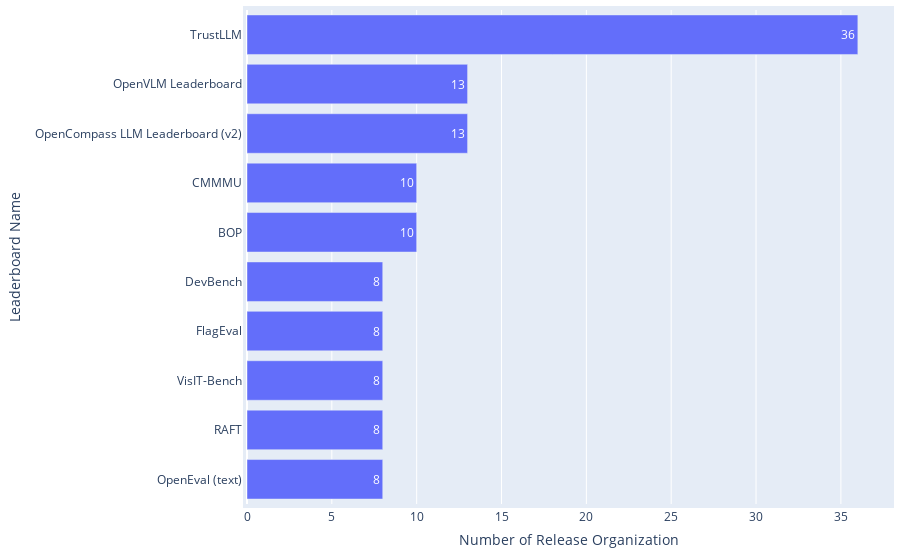

Source (notebook cell):
### Code cell
df = pd.read_csv(path_meta / 'leaderboard_processed.csv')
df = df[df['Platforms'] != "['Papers With Code']"]

statistics = {
    'Distribution': 'Release Organizations across Leaderboard Systems',
    'Mean': np.mean(df['#Release organization']),
    'Median': np.median(df['#Release organization']),
    'IQR': df['#Release organization'].quantile(0.75) - df['#Release organization'].quantile(0.25),
}
df_statistics = pd.read_csv(path_meta / 'leaderboard_statistics.csv')
df_statistics = pd.concat([df_statistics, pd.DataFrame([statistics])], ignore_index=True)
df_statistics.drop_duplicates(subset=['Distribution'], keep='last', inplace=True)
df_statistics.sort_values(by='Distribution', inplace=True)
df_statistics.to_csv(path_meta / 'leaderboard_statistics.csv', index=False)

df_top = df.drop_duplicates(subset=['Leaderboard name']).sort_values(by='#Release organization', ascending=False).head(10)
print(f"{df_top['Leaderboard name'].iloc[0]} holds the highest number of release organizations up to {int(df_top['#Release organization'].iloc[0])}.")

fig = go.Figure(go.Bar(
        x=df_top['#Release organization'],  # Values for the bar lengths
        y=df_top['Leaderboard name'],  # Categories for each bar
        orientation='h',  # Sets the bars to be horizontal
        text=df_top['#Release organization'],  # Adds the values as text on each bar
        textposition='auto'  # Automatically positions the text on the bars
))
fig.update_layout(
        xaxis_title='Number of Release Organization',
        yaxis_title='Leaderboard Name',
        yaxis_autorange='reversed'  # This line makes the bars go top-down
)
# Update the layout for a tighter look
fig.update_layout(
    autosize=True,
    margin=dict(
        l=10,  # Left margin
        r=10,  # Right margin
        b=10,  # Bottom margin
        t=10,  # Top margin
        pad=4  # Padding between the plot and the margin
    )
)
fig.show()

### Figure 1 — Plotly figure (JSON) as saved in the notebook; plotly's stock layout.template omitted (floating-point values rounded to 4 significant figures)
{"data": [{"orientation": "h", "text": [36, 13, 13, 10, 10, 8, 8, 8, 8, 8], "textposition": "auto", "type": "bar", "x": [36, 13, 13, 10, 10, 8, 8, 8, 8, 8], "y": ["TrustLLM", "OpenVLM Leaderboard", "OpenCompass LLM Leaderboard (v2)", "CMMMU", "BOP", "DevBench", "FlagEval", "VisIT-Bench", "RAFT", "OpenEval (text)"]}], "layout": {"autosize": true, "margin": {"b": 10, "l": 10, "pad": 4, "r": 10, "t": 10}, "xaxis": {"title": {"text": "Number of Release Organization"}}, "yaxis": {"autorange": "reversed", "title": {"text": "Leaderboard Name"}}}}
